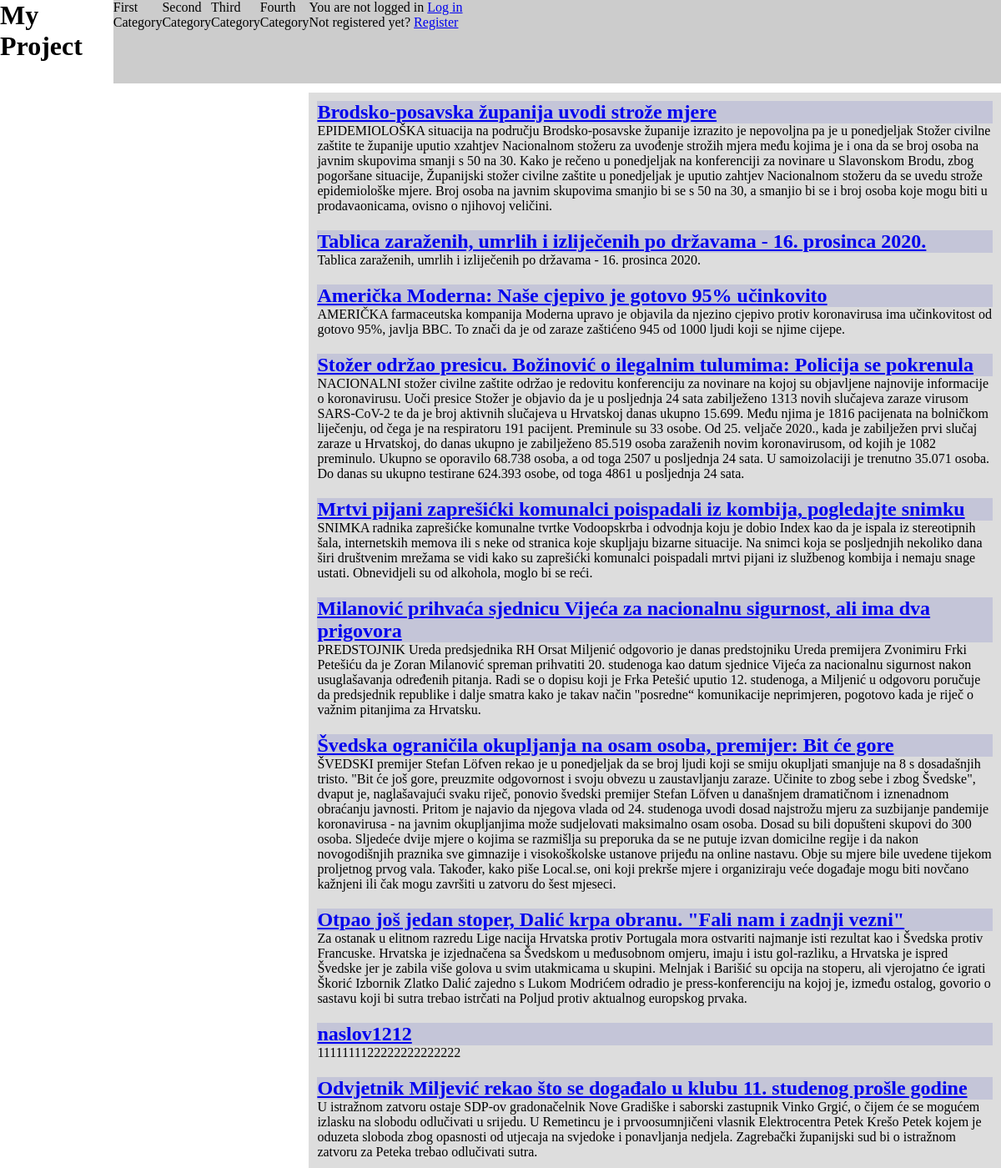
The page / on the database its author committed.
### tables this page shows
CREATE TABLE `article` (
  `id` int(11) NOT NULL,
  `title` varchar(128) NOT NULL,
  `content` text NOT NULL,
  `published_at` datetime DEFAULT NULL
);

### includes/auth.php (called while the page is built)
<?php
function isLoggedIn() {
    return isset($_SESSION['is_logged_in']) && $_SESSION['is_logged_in'];
}

### index.php (the view, shortened to what this page needs)
<?php
require 'includes/auth.php';
$db = new Database ();
$conn = $db->getConn();
$sql = "SELECT *
        FROM article
        ORDER BY published_at";
$results = $conn->query($sql);
 $articles = $results->fetchAll(PDO::FETCH_ASSOC);
?>
<?php require 'includes/header.php';?>
<?php if (isLoggedIn()): ?>
<p>You are logged in <a href="logout.php">Log out</a></p>
<p><a href="new-article.php"> New article</a></p>
<?php else: ?>
<p>You are not logged in <a href="login.php">Log in</a></p>
<p>Not registered yet? <a href="
form.html">Register</a></p>
<?php endif; ?>
<div class="articleIndex">
      <?php if (empty($articles)): ?>
        <p>No articles found </p>
      <?php else: ?>
        <ul class="articleUl">
        <?php foreach ($articles as $article): ?>
          <li class ="articleLi">
          <h2><a href="article.php?id=<?php echo $article['id']; ?>"><?php echo htmlspecialchars($article['title']); ?><a></h2>
         <p><?php echo htmlspecialchars($article['content']); ?></p>
          </li>
        <?php endforeach; ?>
      </ul>
        <?php endif; ?>
        </div>
<?php require 'includes/footer.php';?>

### includes/header.php (shortened to what this page needs)
<!DOCTYPE html>
<html>
  <head>
    <link rel="stylesheet" type="text/css" href="styling/styles1.css">
  </head>
  <body>
    <header>
      <h1>My Project</h1></header>
      <div class ="container">
       <div class="item">First Category
      </div>
      <div class="item">Second Category
      </div>
      <div class="item">Third Category
      </div>
      <div class="item">Fourth Category
      </div>
    <main>

### includes/footer.php (shortened to what this page needs)
</main>
</body>
</html>

### styling/styles1.css (style rules this page uses)
* { margin: 0; padding: 0; }
body { display: flex; }
.container { width: 100%; height: 100px; background-color: #ccc; display: flex; }
.articleIndex { margin-top: 75px; display: flex; background-color: #ddd; }
ul { list-style: none; }
li { padding: 10px; }
h2 { background-color: rgba(164, 168, 211, 0.445); }

### rows shown on the page
article: title "Brodsko-posavska županija uvodi strože mjere", content "EPIDEMIOLOŠKA situacija na području Brodsko-posavske županije izrazito je nepovoljna pa je u ponedjeljak Stožer civilne zaštite te županije uputio xzahtjev Nacionalnom stožeru za uvođenje strožih mjera među kojima je i ona da se broj osoba na javnim skupovima smanji s 50 na 30. Kako je rečeno u ponedjeljak na konferenciji za novinare u Slavonskom Brodu, zbog pogoršane situacije, Županijski stožer civilne zaštite u ponedjeljak je uputio zahtjev Nacionalnom stožeru da se uvedu strože epidemiološke mjere. Broj osoba na javnim skupovima smanjio bi se s 50 na 30, a smanjio bi se i broj osoba koje mogu biti u prodavaonicama, ovisno o njihovoj veličini."
article: title "Tablica zaraženih, umrlih i izliječenih po državama - 16. prosinca 2020.", content "Tablica zaraženih, umrlih i izliječenih po državama - 16. prosinca 2020."
article: title "Američka Moderna: Naše cjepivo je gotovo 95% učinkovito", content "AMERIČKA farmaceutska kompanija Moderna upravo je objavila da njezino cjepivo protiv koronavirusa ima učinkovitost od gotovo 95%, javlja BBC. To znači da je od zaraze zaštićeno 945 od 1000 ljudi koji se njime cijepe."
article: title "Stožer održao presicu. Božinović o ilegalnim tulumima: Policija se pokrenula", content "NACIONALNI stožer civilne zaštite održao je redovitu konferenciju za novinare na kojoj su objavljene najnovije informacije o koronavirusu. Uoči presice Stožer je objavio da je u posljednja 24 sata zabilježeno 1313 novih slučajeva zaraze virusom SARS-CoV-2 te da je broj aktivnih slučajeva u Hrvatskoj danas ukupno 15.699. Među njima je 1816 pacijenata na bolničkom liječenju, od čega je na respiratoru 191 pacijent. Preminule su 33 osobe. Od 25. veljače 2020., kada je zabilježen prvi slučaj zaraze u Hrvatskoj, do danas ukupno je zabilježeno 85.519 osoba zaraženih novim koronavirusom, od kojih je 1082 preminulo. Ukupno se oporavilo 68.738 osoba, a od toga 2507 u posljednja 24 sata. U…"
article: title "Mrtvi pijani zaprešićki komunalci poispadali iz kombija, pogledajte snimku", content "SNIMKA radnika zaprešićke komunalne tvrtke Vodoopskrba i odvodnja koju je dobio Index kao da je ispala iz stereotipnih šala, internetskih memova ili s neke od stranica koje skupljaju bizarne situacije. Na snimci koja se posljednjih nekoliko dana širi društvenim mrežama se vidi kako su zaprešićki komunalci poispadali mrtvi pijani iz službenog kombija i nemaju snage ustati. Obnevidjeli su od alkohola, moglo bi se reći."
article: title "Milanović prihvaća sjednicu Vijeća za nacionalnu sigurnost, ali ima dva prigovora", content "PREDSTOJNIK Ureda predsjednika RH Orsat Miljenić odgovorio je danas predstojniku Ureda premijera Zvonimiru Frki Petešiću da je Zoran Milanović spreman prihvatiti 20. studenoga kao datum sjednice Vijeća za nacionalnu sigurnost nakon usuglašavanja određenih pitanja. Radi se o dopisu koji je Frka Petešić uputio 12. studenoga, a Miljenić u odgovoru poručuje da predsjednik republike i dalje smatra kako je takav način \"posredne“ komunikacije neprimjeren, pogotovo kada je riječ o važnim pitanjima za Hrvatsku."
article: title "Švedska ograničila okupljanja na osam osoba, premijer: Bit će gore", content "ŠVEDSKI premijer Stefan Löfven rekao je u ponedjeljak da se broj ljudi koji se smiju okupljati smanjuje na 8 s dosadašnjih tristo. \"Bit će još gore, preuzmite odgovornost i svoju obvezu u zaustavljanju zaraze. Učinite to zbog sebe i zbog Švedske\", dvaput je, naglašavajući svaku riječ, ponovio švedski premijer Stefan Löfven u današnjem dramatičnom i iznenadnom obraćanju javnosti. Pritom je najavio da njegova vlada od 24. studenoga uvodi dosad najstrožu mjeru za suzbijanje pandemije koronavirusa - na javnim okupljanjima može sudjelovati maksimalno osam osoba. Dosad su bili dopušteni skupovi do 300 osoba. Sljedeće dvije mjere o kojima se razmišlja su preporuka da se ne putuje izvan domicilne…"
article: title "Otpao još jedan stoper, Dalić krpa obranu. \"Fali nam i zadnji vezni\"", content "Za ostanak u elitnom razredu Lige nacija Hrvatska protiv Portugala mora ostvariti najmanje isti rezultat kao i Švedska protiv Francuske. Hrvatska je izjednačena sa Švedskom u međusobnom omjeru, imaju i istu gol-razliku, a Hrvatska je ispred Švedske jer je zabila više golova u svim utakmicama u skupini. Melnjak i Barišić su opcija na stoperu, ali vjerojatno će igrati Škorić Izbornik Zlatko Dalić zajedno s Lukom Modrićem odradio je press-konferenciju na kojoj je, između ostalog, govorio o sastavu koji bi sutra trebao istrčati na Poljud protiv aktualnog europskog prvaka."
article: title "naslov1212", content "1111111122222222222222"
article: title "Odvjetnik Miljević rekao što se događalo u klubu 11. studenog prošle godine", content "U istražnom zatvoru ostaje SDP-ov gradonačelnik Nove Gradiške i saborski zastupnik Vinko Grgić, o čijem će se mogućem izlasku na slobodu odlučivati u srijedu. U Remetincu je i prvoosumnjičeni vlasnik Elektrocentra Petek Krešo Petek kojem je oduzeta sloboda zbog opasnosti od utjecaja na svjedoke i ponavljanja nedjela. Zagrebački županijski sud bi o istražnom zatvoru za Peteka trebao odlučivati sutra."
